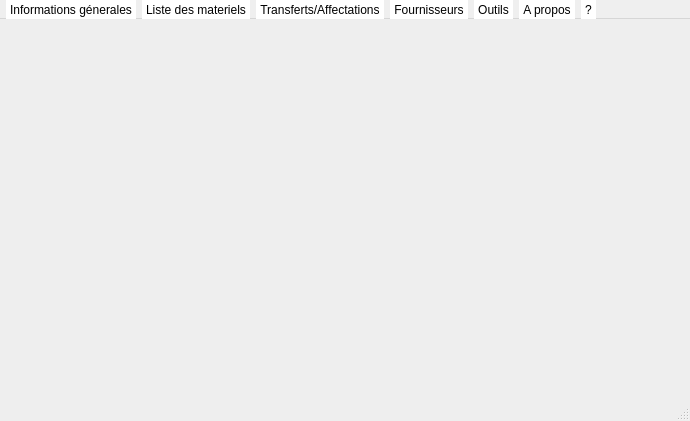
<?xml version="1.0" encoding="UTF-8"?>
<ui version="4.0">
 <class>MainWindow</class>
 <widget class="QMainWindow" name="MainWindow">
  <property name="geometry">
   <rect>
    <x>0</x>
    <y>0</y>
    <width>690</width>
    <height>421</height>
   </rect>
  </property>
  <property name="windowTitle">
   <string>MenuPrincipale</string>
  </property>
  <property name="windowIcon">
   <iconset>
    <normaloff>icon.png</normaloff>icon.png</iconset>
  </property>
  <property name="styleSheet">
   <string notr="true">QMainWindow{
	background-color:#eeeeee;
}
QMenu::item{
	background-color: white;
}
QMenu::item:selected{
	background-color: qlineargradient(spread:pad, x1:0.548, y1:1, x2:0.469455, y2:0, stop:0.627119 rgba(242, 101, 101, 255), stop:1 rgba(255, 146, 117, 255))
}
QMenuBar::item{
	background-color: white;
}
QMenuBar::item:selected{
	
	background-color: qlineargradient(spread:pad, x1:0.548, y1:1, x2:0.469455, y2:0, stop:0.627119 rgba(242, 101, 101, 255), stop:1 rgba(255, 146, 117, 255));
}</string>
  </property>
  <property name="iconSize">
   <size>
    <width>200</width>
    <height>200</height>
   </size>
  </property>
  <widget class="QWidget" name="centralwidget">
   <layout class="QVBoxLayout" name="verticalLayout">
    <item alignment="Qt::AlignHCenter">
     <widget class="QLabel" name="img">
      <property name="styleSheet">
       <string notr="true"/>
      </property>
      <property name="text">
       <string/>
      </property>
      <property name="pixmap">
       <pixmap>icon.png</pixmap>
      </property>
      <property name="scaledContents">
       <bool>false</bool>
      </property>
     </widget>
    </item>
   </layout>
  </widget>
  <widget class="QMenuBar" name="menubar">
   <property name="geometry">
    <rect>
     <x>0</x>
     <y>0</y>
     <width>690</width>
     <height>21</height>
    </rect>
   </property>
   <widget class="QMenu" name="menugeneral">
    <property name="title">
     <string>Informations génerales</string>
    </property>
    <widget class="QMenu" name="menubibiotheque">
     <property name="enabled">
      <bool>true</bool>
     </property>
     <property name="title">
      <string>Bibliotheque</string>
     </property>
     <property name="icon">
      <iconset theme="icon.png">
       <normaloff>:/icon/icon.png</normaloff>:/icon/icon.png</iconset>
     </property>
     <addaction name="actionemploye"/>
     <addaction name="actionservice"/>
     <addaction name="actionstr"/>
     <addaction name="actionprojet"/>
    </widget>
    <addaction name="menubibiotheque"/>
    <addaction name="actionUtilisateurs"/>
    <addaction name="separator"/>
    <addaction name="actionparametre"/>
    <addaction name="actiondeconnection"/>
    <addaction name="actionquitter"/>
   </widget>
   <widget class="QMenu" name="menuliste_des_materiels">
    <property name="title">
     <string>Liste des materiels</string>
    </property>
    <addaction name="actionmateriel_informatique"/>
    <addaction name="actionmateriel_MGX"/>
   </widget>
   <widget class="QMenu" name="menutransfer">
    <property name="title">
     <string>Transferts/Affectations</string>
    </property>
    <addaction name="actionListe_des_transfers"/>
   </widget>
   <widget class="QMenu" name="menufournisseur">
    <property name="title">
     <string>Fournisseurs</string>
    </property>
    <addaction name="actioncarnet_d_adresses"/>
   </widget>
   <widget class="QMenu" name="menuoutil">
    <property name="title">
     <string>Outils</string>
    </property>
    <addaction name="actioncalculatrice"/>
   </widget>
   <widget class="QMenu" name="menuA_propos">
    <property name="title">
     <string>A propos</string>
    </property>
   </widget>
   <widget class="QMenu" name="menu">
    <property name="title">
     <string>?</string>
    </property>
   </widget>
   <addaction name="menugeneral"/>
   <addaction name="menuliste_des_materiels"/>
   <addaction name="menutransfer"/>
   <addaction name="menufournisseur"/>
   <addaction name="menuoutil"/>
   <addaction name="menuA_propos"/>
   <addaction name="menu"/>
  </widget>
  <widget class="QStatusBar" name="statusbar"/>
  <action name="actionparametre">
   <property name="text">
    <string>Paramètres</string>
   </property>
  </action>
  <action name="actiondeconnection">
   <property name="text">
    <string>Déconnexion</string>
   </property>
  </action>
  <action name="actionquitter">
   <property name="text">
    <string>Quitter</string>
   </property>
  </action>
  <action name="actionemploye">
   <property name="text">
    <string>Employés</string>
   </property>
  </action>
  <action name="actionstr">
   <property name="text">
    <string>Structure</string>
   </property>
  </action>
  <action name="actionprojet">
   <property name="text">
    <string>Projet</string>
   </property>
  </action>
  <action name="actionservice">
   <property name="text">
    <string>Service</string>
   </property>
  </action>
  <action name="actionmateriel_informatique">
   <property name="enabled">
    <bool>true</bool>
   </property>
   <property name="text">
    <string>Materiels informatiques</string>
   </property>
  </action>
  <action name="actionmateriel_MGX">
   <property name="text">
    <string>Materiels bureautiques</string>
   </property>
  </action>
  <action name="actiontransfer_ext">
   <property name="text">
    <string>transfer ext</string>
   </property>
  </action>
  <action name="actionaffectation_int">
   <property name="text">
    <string>affectation int</string>
   </property>
  </action>
  <action name="actioncomptage_gen">
   <property name="checkable">
    <bool>false</bool>
   </property>
   <property name="checked">
    <bool>false</bool>
   </property>
   <property name="text">
    <string>Comptage général</string>
   </property>
  </action>
  <action name="actioninvestissement">
   <property name="text">
    <string>investissement </string>
   </property>
  </action>
  <action name="actioninv_faible_v">
   <property name="text">
    <string>inv faible v</string>
   </property>
  </action>
  <action name="actioninv">
   <property name="text">
    <string>inv</string>
   </property>
  </action>
  <action name="actioncarnet_d_adresses">
   <property name="text">
    <string>Carnet d'adresses</string>
   </property>
  </action>
  <action name="actioncalculatrice">
   <property name="text">
    <string>Calculatrice</string>
   </property>
  </action>
  <action name="actionetat">
   <property name="text">
    <string>Codification</string>
   </property>
  </action>
  <action name="actionListe_des_utilisateurs">
   <property name="text">
    <string>Liste des utilisateurs</string>
   </property>
  </action>
  <action name="actionChanger_Mot_de_passe">
   <property name="text">
    <string>Changer Mot de passe</string>
   </property>
  </action>
  <action name="actionComptage_informatique">
   <property name="text">
    <string>Comptage informatique</string>
   </property>
  </action>
  <action name="actionComptage_moyennes_g_n_rales">
   <property name="text">
    <string>Comptage moyennes générales</string>
   </property>
  </action>
  <action name="actionGestion_des_transfers">
   <property name="text">
    <string>Liste des transfers</string>
   </property>
  </action>
  <action name="actionListe_des_transfers">
   <property name="text">
    <string>Liste des transfers</string>
   </property>
  </action>
  <action name="actionUtilisateurs">
   <property name="text">
    <string>Utilisateurs</string>
   </property>
  </action>
 </widget>
 <resources>
  <include location="resources.qrc"/>
 </resources>
 <connections>
  <connection>
   <sender>actionquitter</sender>
   <signal>triggered()</signal>
   <receiver>MainWindow</receiver>
   <slot>close()</slot>
   <hints>
    <hint type="sourcelabel">
     <x>-1</x>
     <y>-1</y>
    </hint>
    <hint type="destinationlabel">
     <x>399</x>
     <y>137</y>
    </hint>
   </hints>
  </connection>
 </connections>
</ui>
